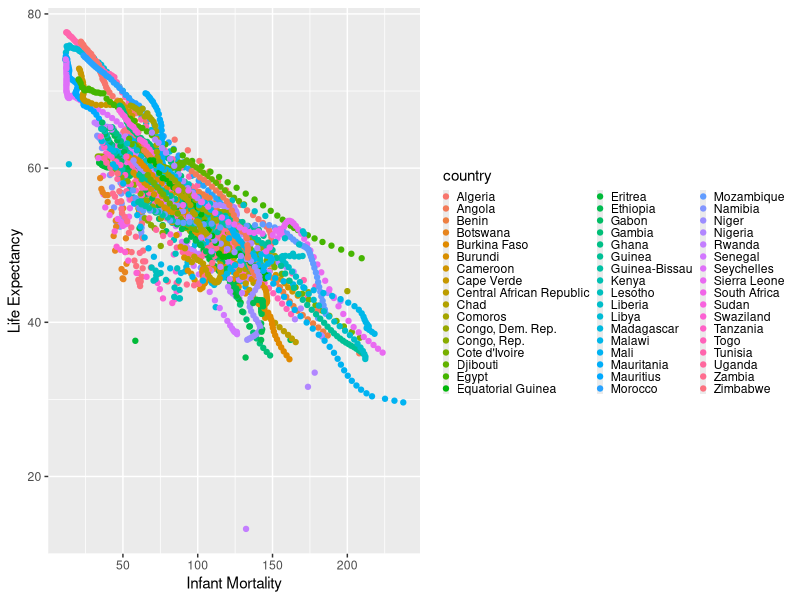
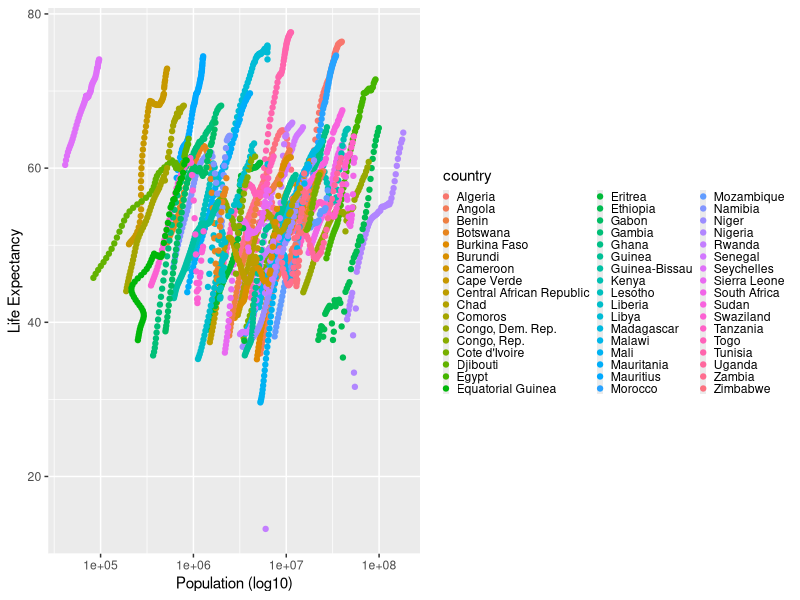
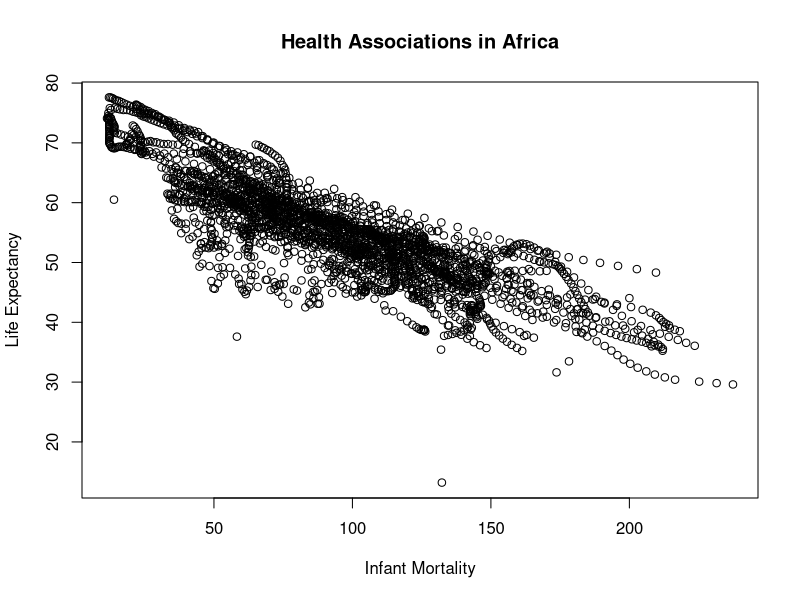
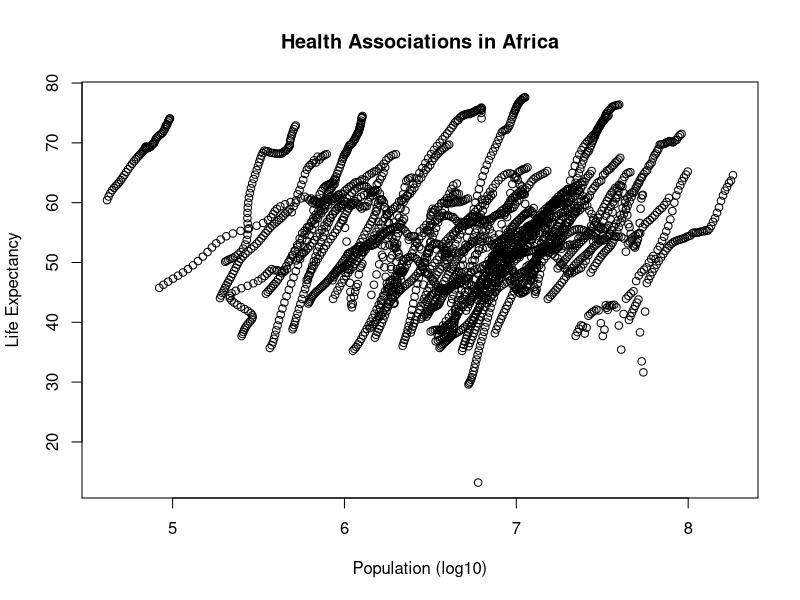
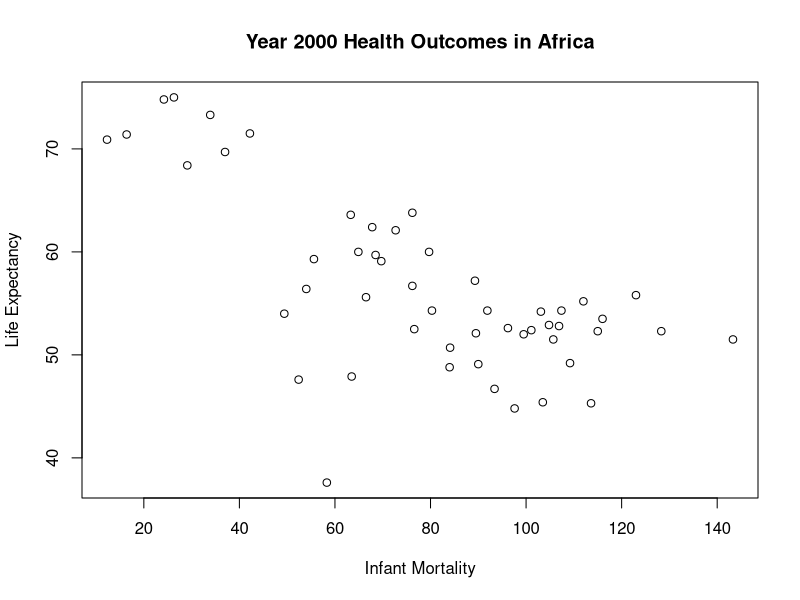
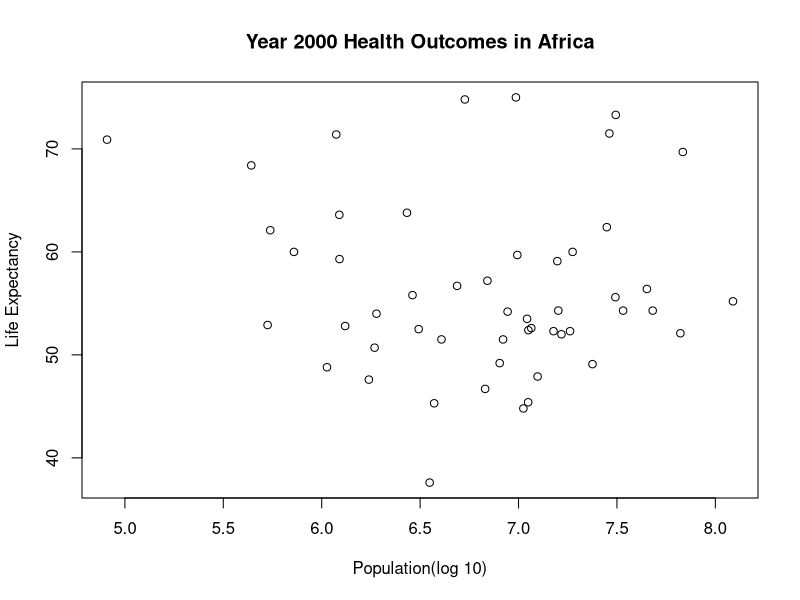

The R source for these figures, in order:
## ---- chunk 1
#Ian Bachli Tidyverse Exercise
#Loading these two packages makes coding easier and can save you time in the long run. 

library(tidyverse)
library(skimr)
library(dslabs)
## ---- chunk 2
#Ian Bachli Tidyverse Exercise
#The glimpse function from dplyr helps us to look at the gapminder data.

glimpse(gapminder)

#Glimpse shows 10,545 observations and 9 variables. The variables are listed in rows containing the variable name and class, as well as a few early observations from the set. Glimpse and the str function are similar.
## ---- chunk 3
#Ian Bachli Tidyverse Exercise
#The Skim function from Skimr allows us to examine a summary of the data focusing on the variables. 

skim(gapminder)

#Skim generates a summary of the data from gapminder, highlighting the variables in the set. Skim shows each variable and provides a short summary that is relevant to the data class. Skim also provides the total obsevations and missing values for each variable in the data set. 
## ---- chunk 4
#Ian Bachli Tidyverse Exercise
#Extract only the African countries from the gapminder data set. 

africancountries <- filter(gapminder, continent == "Africa")

#The africancountries  object is used to store data for this exercise to distinguish itself from the previous object, africadata. Both objects contain the same data with 2907 observations and 9 variables. 
#TBy converting africancountries into a tibble, formatting the data into a clean view and prevents R from printing all of the data into the console if you view the object.

africatibble <- tbl_df(africancountries)
africatibble
## ---- chunk 5
#Ian Bachli Tidyverse Exercise
#Using only African countries select the following variables to keep: infant_mortality, life_expectancy, population, and country. Create a new object using the previously made africatibble and use the select function to choose the variables of interest. 

africa_plot_data <- select(africatibble, life_expectancy, infant_mortality, population, country)
africa_plot_data

#This results in a tibble with 2907 observations and 4 variables. You could also do this by selecting all variables that are not of interest and placing a - symbol in front of each of their names to subtract them. 
## ---- chunk 6
#Ian Bachli Tidyverse Exercise 
#Create two plots using ggplot for life expectancy as a function of infant mortality and population. Assign different colors for each country in the data set. 
#There are two different plotting functions within ggplot2: qplot (quick plot) and ggplot. qplot is streamlined and useful for any simple figures, while ggplot is ideal for more complex figures. qplot will be used for the first two figures and ggplot for the second. 
#Make a plot of life expectancy vs. infant mortality.
#Using the qplot function input the desired variables starting with x then y, color defines the data point color, data assigns the africa_plot_data object, the labs function creates professional labels for the x and y axes, and the theme function sets formatting to the figure legend. 

qplot(infant_mortality, life_expectancy, color = country, data = africa_plot_data) + labs(y = "Life Expectancy", x = "Infant Mortality") + theme(legend.key.size = unit(0.2, "cm"), legend.key.width = unit(0.1, "cm"))

#The scatterplot shows the same negative correlation as seen before in the coding exercise (Megan Roberston's work) with the addition of a color coded legend to illistrate different countries. 
#The warning of the removal of 226 rows is from the NA variables as before, and is nothing to be concerned about.  
#Make a plot of life expectancy vs. population. Set the population size to a log scale.

qplot(population, life_expectancy, color = country, data = africa_plot_data) + labs(y = "Life Expectancy", x = "Population (log10)") + scale_x_log10() + theme(legend.key.size = unit(0.2, "cm"), legend.key.width = unit(0.1, "cm"))

#The resulting scatter plot shows the color coded countries with the original streaks from the previous data. Adding color makes it easier to see and interpret the data.
# We can see that as a opulation within a country increases, the life expectancy increases also. 
# Another warning of the removal of 51 rows is consistent with the measure of NA values for population, as expected.  
## ---- chunk 7
library(dslabs)
## ---- chunk 8
help("gapminder")
## ---- chunk 9
str(gapminder)
summary(gapminder)
class(gapminder)
## ---- chunk 10
africandata <- gapminder[gapminder$continent == "Africa", ]
str(africandata)
summary(africandata)
## ---- chunk 11
infantmort <- africandata$infant_mortality
lifeexp <- africandata$life_expectancy
africaninfantlife <- data.frame("infant mortality" = infantmort, "life expectancy" = lifeexp)
str(africaninfantlife)
summary(africaninfantlife)
## ---- chunk 12
pop <- africandata$population
lifeexp <- africandata$life_expectancy
africanpoplife <- data.frame("population" = pop, "life expectancy" = lifeexp)
str(africanpoplife)
summary(africanpoplife)
## ---- chunk 13
plot(africaninfantlife, xlab = "Infant Mortality", ylab = "Life Expectancy", main = "Health Associations in Africa", type = "p")
## ---- chunk 14
plot(log10(pop), lifeexp, xlab = "Population (log10)", ylab = "Life Expectancy", main = "Health Associations in Africa", type = "p")
## ---- chunk 15
missing <- which(is.na(infantmort))
print(missing)
## ---- chunk 16
yeardata <- gapminder$year[missing]
print(yeardata)
## ---- chunk 17
yeary2k <- africandata[africandata$year == 2000, ]
str(yeary2k)
summary(yeary2k)
## ---- chunk 18
plot(yeary2k$infant_mortality, yeary2k$life_expectancy, xlab = "Infant Mortality", ylab = "Life Expectancy", main = "Year 2000 Health Outcomes in Africa", type = "p")
## ---- chunk 19
plot(log10(yeary2k$population), yeary2k$life_expectancy, xlab = "Population(log 10)", ylab = "Life Expectancy", main = "Year 2000 Health Outcomes in Africa", type = "p")
## ---- chunk 20
fit1 <- lm(yeary2k$life_expectancy ~ yeary2k$infant_mortality)
fit2 <- lm(yeary2k$life_expectancy ~ yeary2k$population)
## ---- chunk 21
summary(fit1)
summary(fit2)
